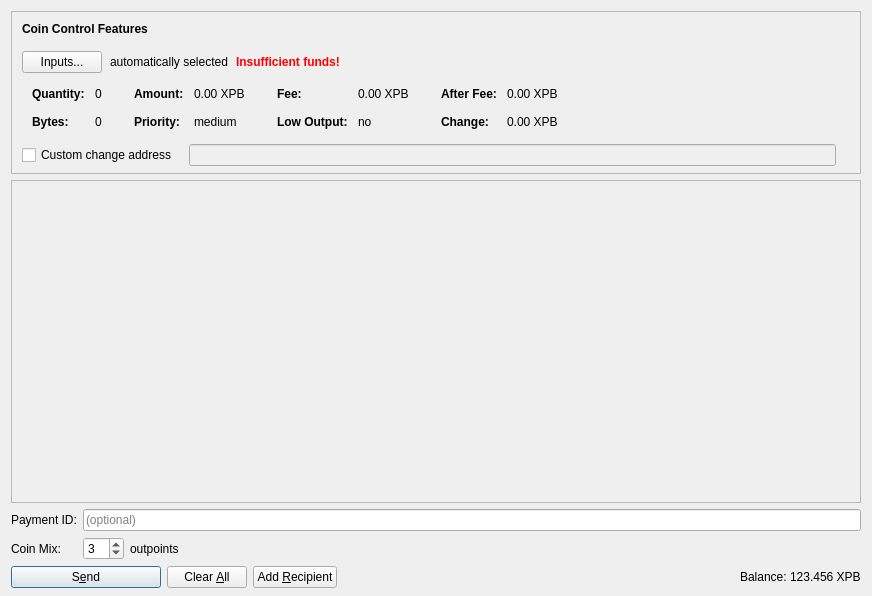
<?xml version="1.0" encoding="UTF-8"?>
<ui version="4.0">
 <class>SendCoinsDialog</class>
 <widget class="QDialog" name="SendCoinsDialog">
  <property name="geometry">
   <rect>
    <x>0</x>
    <y>0</y>
    <width>872</width>
    <height>596</height>
   </rect>
  </property>
  <property name="windowTitle">
   <string>Send Coins</string>
  </property>
  <layout class="QVBoxLayout" name="verticalLayout" stretch="0,1,0,0,0">
   <property name="bottomMargin">
    <number>8</number>
   </property>
   <item>
    <widget class="QFrame" name="frameCoinControl">
     <property name="sizePolicy">
      <sizepolicy hsizetype="Expanding" vsizetype="Expanding">
       <horstretch>0</horstretch>
       <verstretch>0</verstretch>
      </sizepolicy>
     </property>
     <property name="maximumSize">
      <size>
       <width>16777215</width>
       <height>16777215</height>
      </size>
     </property>
     <property name="frameShape">
      <enum>QFrame::StyledPanel</enum>
     </property>
     <property name="frameShadow">
      <enum>QFrame::Sunken</enum>
     </property>
     <layout class="QVBoxLayout" name="verticalLayoutCoinControl2">
      <property name="spacing">
       <number>0</number>
      </property>
      <property name="leftMargin">
       <number>0</number>
      </property>
      <property name="topMargin">
       <number>0</number>
      </property>
      <property name="rightMargin">
       <number>0</number>
      </property>
      <property name="bottomMargin">
       <number>6</number>
      </property>
      <item>
       <layout class="QVBoxLayout" name="verticalLayoutCoinControl" stretch="0,0,0,0,1">
        <property name="spacing">
         <number>0</number>
        </property>
        <property name="leftMargin">
         <number>10</number>
        </property>
        <property name="topMargin">
         <number>10</number>
        </property>
        <item>
         <layout class="QHBoxLayout" name="horizontalLayoutCoinControl1">
          <property name="bottomMargin">
           <number>15</number>
          </property>
          <item>
           <widget class="QLabel" name="labelCoinControlFeatures">
            <property name="sizePolicy">
             <sizepolicy hsizetype="Preferred" vsizetype="Maximum">
              <horstretch>0</horstretch>
              <verstretch>0</verstretch>
             </sizepolicy>
            </property>
            <property name="font">
             <font>
              <weight>75</weight>
              <bold>true</bold>
             </font>
            </property>
            <property name="styleSheet">
             <string notr="true">font-weight:bold;</string>
            </property>
            <property name="text">
             <string>Coin Control Features</string>
            </property>
           </widget>
          </item>
         </layout>
        </item>
        <item>
         <layout class="QHBoxLayout" name="horizontalLayoutCoinControl2" stretch="0,0,0,0">
          <property name="spacing">
           <number>8</number>
          </property>
          <property name="bottomMargin">
           <number>10</number>
          </property>
          <item>
           <widget class="QPushButton" name="pushButtonCoinControl">
            <property name="styleSheet">
             <string notr="true"/>
            </property>
            <property name="text">
             <string>Inputs...</string>
            </property>
           </widget>
          </item>
          <item>
           <widget class="QLabel" name="labelCoinControlAutomaticallySelected">
            <property name="text">
             <string>automatically selected</string>
            </property>
            <property name="margin">
             <number>5</number>
            </property>
           </widget>
          </item>
          <item>
           <widget class="QLabel" name="labelCoinControlInsuffFunds">
            <property name="font">
             <font>
              <weight>75</weight>
              <bold>true</bold>
             </font>
            </property>
            <property name="styleSheet">
             <string notr="true">color:red;font-weight:bold;</string>
            </property>
            <property name="text">
             <string>Insufficient funds!</string>
            </property>
            <property name="margin">
             <number>5</number>
            </property>
           </widget>
          </item>
          <item>
           <spacer name="horizontalSpacerCoinControl">
            <property name="orientation">
             <enum>Qt::Horizontal</enum>
            </property>
            <property name="sizeHint" stdset="0">
             <size>
              <width>40</width>
              <height>1</height>
             </size>
            </property>
           </spacer>
          </item>
         </layout>
        </item>
        <item>
         <widget class="QWidget" name="widgetCoinControl" native="true">
          <property name="sizePolicy">
           <sizepolicy hsizetype="Preferred" vsizetype="Preferred">
            <horstretch>0</horstretch>
            <verstretch>0</verstretch>
           </sizepolicy>
          </property>
          <property name="minimumSize">
           <size>
            <width>0</width>
            <height>0</height>
           </size>
          </property>
          <property name="styleSheet">
           <string notr="true"/>
          </property>
          <layout class="QHBoxLayout" name="horizontalLayoutCoinControl5">
           <property name="margin">
            <number>0</number>
           </property>
           <item>
            <layout class="QHBoxLayout" name="horizontalLayoutCoinControl3" stretch="0,0,0,1">
             <property name="spacing">
              <number>20</number>
             </property>
             <property name="topMargin">
              <number>0</number>
             </property>
             <property name="bottomMargin">
              <number>10</number>
             </property>
             <item>
              <layout class="QFormLayout" name="formLayoutCoinControl1">
               <property name="horizontalSpacing">
                <number>10</number>
               </property>
               <property name="verticalSpacing">
                <number>14</number>
               </property>
               <property name="leftMargin">
                <number>10</number>
               </property>
               <property name="topMargin">
                <number>4</number>
               </property>
               <property name="rightMargin">
                <number>6</number>
               </property>
               <item row="0" column="0">
                <widget class="QLabel" name="labelCoinControlQuantityText">
                 <property name="font">
                  <font>
                   <weight>75</weight>
                   <bold>true</bold>
                  </font>
                 </property>
                 <property name="text">
                  <string>Quantity:</string>
                 </property>
                 <property name="margin">
                  <number>0</number>
                 </property>
                </widget>
               </item>
               <item row="0" column="1">
                <widget class="QLabel" name="labelCoinControlQuantity">
                 <property name="cursor">
                  <cursorShape>IBeamCursor</cursorShape>
                 </property>
                 <property name="contextMenuPolicy">
                  <enum>Qt::ActionsContextMenu</enum>
                 </property>
                 <property name="text">
                  <string notr="true">0</string>
                 </property>
                 <property name="margin">
                  <number>0</number>
                 </property>
                 <property name="textInteractionFlags">
                  <set>Qt::LinksAccessibleByMouse|Qt::TextSelectableByKeyboard|Qt::TextSelectableByMouse</set>
                 </property>
                </widget>
               </item>
               <item row="1" column="0">
                <widget class="QLabel" name="labelCoinControlBytesText">
                 <property name="font">
                  <font>
                   <weight>75</weight>
                   <bold>true</bold>
                  </font>
                 </property>
                 <property name="text">
                  <string>Bytes:</string>
                 </property>
                </widget>
               </item>
               <item row="1" column="1">
                <widget class="QLabel" name="labelCoinControlBytes">
                 <property name="cursor">
                  <cursorShape>IBeamCursor</cursorShape>
                 </property>
                 <property name="contextMenuPolicy">
                  <enum>Qt::ActionsContextMenu</enum>
                 </property>
                 <property name="text">
                  <string notr="true">0</string>
                 </property>
                 <property name="textInteractionFlags">
                  <set>Qt::LinksAccessibleByMouse|Qt::TextSelectableByKeyboard|Qt::TextSelectableByMouse</set>
                 </property>
                </widget>
               </item>
              </layout>
             </item>
             <item>
              <layout class="QFormLayout" name="formLayoutCoinControl2">
               <property name="horizontalSpacing">
                <number>10</number>
               </property>
               <property name="verticalSpacing">
                <number>14</number>
               </property>
               <property name="leftMargin">
                <number>6</number>
               </property>
               <property name="topMargin">
                <number>4</number>
               </property>
               <property name="rightMargin">
                <number>6</number>
               </property>
               <item row="0" column="0">
                <widget class="QLabel" name="labelCoinControlAmountText">
                 <property name="font">
                  <font>
                   <weight>75</weight>
                   <bold>true</bold>
                  </font>
                 </property>
                 <property name="text">
                  <string>Amount:</string>
                 </property>
                 <property name="margin">
                  <number>0</number>
                 </property>
                </widget>
               </item>
               <item row="0" column="1">
                <widget class="QLabel" name="labelCoinControlAmount">
                 <property name="cursor">
                  <cursorShape>IBeamCursor</cursorShape>
                 </property>
                 <property name="contextMenuPolicy">
                  <enum>Qt::ActionsContextMenu</enum>
                 </property>
                 <property name="text">
                  <string notr="true">0.00 XPB</string>
                 </property>
                 <property name="textInteractionFlags">
                  <set>Qt::LinksAccessibleByMouse|Qt::TextSelectableByKeyboard|Qt::TextSelectableByMouse</set>
                 </property>
                </widget>
               </item>
               <item row="1" column="0">
                <widget class="QLabel" name="labelCoinControlPriorityText">
                 <property name="font">
                  <font>
                   <weight>75</weight>
                   <bold>true</bold>
                  </font>
                 </property>
                 <property name="text">
                  <string>Priority:</string>
                 </property>
                </widget>
               </item>
               <item row="1" column="1">
                <widget class="QLabel" name="labelCoinControlPriority">
                 <property name="cursor">
                  <cursorShape>IBeamCursor</cursorShape>
                 </property>
                 <property name="contextMenuPolicy">
                  <enum>Qt::ActionsContextMenu</enum>
                 </property>
                 <property name="text">
                  <string notr="true">medium</string>
                 </property>
                 <property name="textInteractionFlags">
                  <set>Qt::LinksAccessibleByMouse|Qt::TextSelectableByKeyboard|Qt::TextSelectableByMouse</set>
                 </property>
                </widget>
               </item>
              </layout>
             </item>
             <item>
              <layout class="QFormLayout" name="formLayoutCoinControl3">
               <property name="horizontalSpacing">
                <number>10</number>
               </property>
               <property name="verticalSpacing">
                <number>14</number>
               </property>
               <property name="leftMargin">
                <number>6</number>
               </property>
               <property name="topMargin">
                <number>4</number>
               </property>
               <property name="rightMargin">
                <number>6</number>
               </property>
               <item row="0" column="0">
                <widget class="QLabel" name="labelCoinControlFeeText">
                 <property name="font">
                  <font>
                   <weight>75</weight>
                   <bold>true</bold>
                  </font>
                 </property>
                 <property name="text">
                  <string>Fee:</string>
                 </property>
                 <property name="margin">
                  <number>0</number>
                 </property>
                </widget>
               </item>
               <item row="0" column="1">
                <widget class="QLabel" name="labelCoinControlFee">
                 <property name="cursor">
                  <cursorShape>IBeamCursor</cursorShape>
                 </property>
                 <property name="contextMenuPolicy">
                  <enum>Qt::ActionsContextMenu</enum>
                 </property>
                 <property name="text">
                  <string notr="true">0.00 XPB</string>
                 </property>
                 <property name="textInteractionFlags">
                  <set>Qt::LinksAccessibleByMouse|Qt::TextSelectableByKeyboard|Qt::TextSelectableByMouse</set>
                 </property>
                </widget>
               </item>
               <item row="1" column="0">
                <widget class="QLabel" name="labelCoinControlLowOutputText">
                 <property name="font">
                  <font>
                   <weight>75</weight>
                   <bold>true</bold>
                  </font>
                 </property>
                 <property name="text">
                  <string>Low Output:</string>
                 </property>
                </widget>
               </item>
               <item row="1" column="1">
                <widget class="QLabel" name="labelCoinControlLowOutput">
                 <property name="cursor">
                  <cursorShape>IBeamCursor</cursorShape>
                 </property>
                 <property name="contextMenuPolicy">
                  <enum>Qt::ActionsContextMenu</enum>
                 </property>
                 <property name="text">
                  <string notr="true">no</string>
                 </property>
                 <property name="textInteractionFlags">
                  <set>Qt::LinksAccessibleByMouse|Qt::TextSelectableByKeyboard|Qt::TextSelectableByMouse</set>
                 </property>
                </widget>
               </item>
              </layout>
             </item>
             <item>
              <layout class="QFormLayout" name="formLayoutCoinControl4">
               <property name="horizontalSpacing">
                <number>10</number>
               </property>
               <property name="verticalSpacing">
                <number>14</number>
               </property>
               <property name="leftMargin">
                <number>6</number>
               </property>
               <property name="topMargin">
                <number>4</number>
               </property>
               <property name="rightMargin">
                <number>6</number>
               </property>
               <item row="0" column="0">
                <widget class="QLabel" name="labelCoinControlAfterFeeText">
                 <property name="font">
                  <font>
                   <weight>75</weight>
                   <bold>true</bold>
                  </font>
                 </property>
                 <property name="text">
                  <string>After Fee:</string>
                 </property>
                 <property name="margin">
                  <number>0</number>
                 </property>
                </widget>
               </item>
               <item row="0" column="1">
                <widget class="QLabel" name="labelCoinControlAfterFee">
                 <property name="cursor">
                  <cursorShape>IBeamCursor</cursorShape>
                 </property>
                 <property name="contextMenuPolicy">
                  <enum>Qt::ActionsContextMenu</enum>
                 </property>
                 <property name="text">
                  <string notr="true">0.00 XPB</string>
                 </property>
                 <property name="textInteractionFlags">
                  <set>Qt::LinksAccessibleByMouse|Qt::TextSelectableByKeyboard|Qt::TextSelectableByMouse</set>
                 </property>
                </widget>
               </item>
               <item row="1" column="0">
                <widget class="QLabel" name="labelCoinControlChangeText">
                 <property name="font">
                  <font>
                   <weight>75</weight>
                   <bold>true</bold>
                  </font>
                 </property>
                 <property name="text">
                  <string>Change:</string>
                 </property>
                </widget>
               </item>
               <item row="1" column="1">
                <widget class="QLabel" name="labelCoinControlChange">
                 <property name="cursor">
                  <cursorShape>IBeamCursor</cursorShape>
                 </property>
                 <property name="contextMenuPolicy">
                  <enum>Qt::ActionsContextMenu</enum>
                 </property>
                 <property name="text">
                  <string notr="true">0.00 XPB</string>
                 </property>
                 <property name="textInteractionFlags">
                  <set>Qt::LinksAccessibleByMouse|Qt::TextSelectableByKeyboard|Qt::TextSelectableByMouse</set>
                 </property>
                </widget>
               </item>
              </layout>
             </item>
            </layout>
           </item>
          </layout>
         </widget>
        </item>
        <item>
         <layout class="QHBoxLayout" name="horizontalLayoutCoinControl4" stretch="0,0,0">
          <property name="spacing">
           <number>12</number>
          </property>
          <property name="sizeConstraint">
           <enum>QLayout::SetDefaultConstraint</enum>
          </property>
          <property name="topMargin">
           <number>5</number>
          </property>
          <property name="rightMargin">
           <number>5</number>
          </property>
          <item>
           <widget class="QCheckBox" name="checkBoxCoinControlChange">
            <property name="toolTip">
             <string>If this is activated, but the change address is empty or invalid, change will be sent to a newly generated address.</string>
            </property>
            <property name="text">
             <string>Custom change address</string>
            </property>
           </widget>
          </item>
          <item>
           <widget class="QValidatedLineEdit" name="lineEditCoinControlChange">
            <property name="enabled">
             <bool>false</bool>
            </property>
            <property name="sizePolicy">
             <sizepolicy hsizetype="Expanding" vsizetype="Fixed">
              <horstretch>0</horstretch>
              <verstretch>0</verstretch>
             </sizepolicy>
            </property>
           </widget>
          </item>
          <item>
           <widget class="QLabel" name="labelCoinControlChangeLabel">
            <property name="sizePolicy">
             <sizepolicy hsizetype="Preferred" vsizetype="Expanding">
              <horstretch>0</horstretch>
              <verstretch>0</verstretch>
             </sizepolicy>
            </property>
            <property name="minimumSize">
             <size>
              <width>0</width>
              <height>0</height>
             </size>
            </property>
            <property name="text">
             <string/>
            </property>
            <property name="margin">
             <number>3</number>
            </property>
           </widget>
          </item>
         </layout>
        </item>
        <item>
         <spacer name="verticalSpacerCoinControl">
          <property name="orientation">
           <enum>Qt::Vertical</enum>
          </property>
          <property name="sizeHint" stdset="0">
           <size>
            <width>800</width>
            <height>1</height>
           </size>
          </property>
         </spacer>
        </item>
       </layout>
      </item>
     </layout>
    </widget>
   </item>
   <item>
    <widget class="QScrollArea" name="scrollArea">
     <property name="widgetResizable">
      <bool>true</bool>
     </property>
     <widget class="QWidget" name="scrollAreaWidgetContents">
      <property name="geometry">
       <rect>
        <x>0</x>
        <y>0</y>
        <width>852</width>
        <height>265</height>
       </rect>
      </property>
      <layout class="QVBoxLayout" name="verticalLayout_2" stretch="0,1">
       <property name="margin">
        <number>0</number>
       </property>
       <item>
        <layout class="QVBoxLayout" name="entries">
         <property name="spacing">
          <number>6</number>
         </property>
        </layout>
       </item>
       <item>
        <spacer name="verticalSpacer">
         <property name="orientation">
          <enum>Qt::Vertical</enum>
         </property>
         <property name="sizeHint" stdset="0">
          <size>
           <width>20</width>
           <height>40</height>
          </size>
         </property>
        </spacer>
       </item>
      </layout>
     </widget>
    </widget>
   </item>
   <item>
    <layout class="QHBoxLayout" name="horizontalLayout_3"/>
   </item>
   <item>
    <layout class="QGridLayout" name="gridLayout_2">
     <item row="0" column="0">
      <widget class="QLabel" name="label_4">
       <property name="text">
        <string>Payment ID:</string>
       </property>
      </widget>
     </item>
     <item row="0" column="1">
      <widget class="QLineEdit" name="paymentID">
       <property name="maxLength">
        <number>64</number>
       </property>
       <property name="frame">
        <bool>true</bool>
       </property>
       <property name="placeholderText">
        <string>(optional)</string>
       </property>
      </widget>
     </item>
     <item row="1" column="0">
      <widget class="QLabel" name="label_2">
       <property name="text">
        <string>Coin Mix:</string>
       </property>
      </widget>
     </item>
     <item row="1" column="1">
      <layout class="QHBoxLayout" name="horizontalLayout_5">
       <item>
        <widget class="QSpinBox" name="coinMixSpinBox">
         <property name="toolTip">
          <string>The amount of other outpoints to mix your transaction with. The higher the number, the greater the anonimity.</string>
         </property>
         <property name="value">
          <number>3</number>
         </property>
        </widget>
       </item>
       <item>
        <widget class="QLabel" name="label_3">
         <property name="text">
          <string>outpoints</string>
         </property>
        </widget>
       </item>
       <item>
        <spacer name="horizontalSpacer_2">
         <property name="orientation">
          <enum>Qt::Horizontal</enum>
         </property>
         <property name="sizeHint" stdset="0">
          <size>
           <width>40</width>
           <height>20</height>
          </size>
         </property>
        </spacer>
       </item>
      </layout>
     </item>
    </layout>
   </item>
   <item>
    <layout class="QHBoxLayout" name="horizontalLayout">
     <item>
      <widget class="QPushButton" name="sendButton">
       <property name="minimumSize">
        <size>
         <width>150</width>
         <height>0</height>
        </size>
       </property>
       <property name="toolTip">
        <string>Confirm the send action</string>
       </property>
       <property name="text">
        <string>S&amp;end</string>
       </property>
       <property name="icon">
        <iconset resource="../bitcoin.qrc">
         <normaloff>:/icons/send</normaloff>:/icons/send</iconset>
       </property>
       <property name="default">
        <bool>true</bool>
       </property>
      </widget>
     </item>
     <item>
      <widget class="QPushButton" name="clearButton">
       <property name="sizePolicy">
        <sizepolicy hsizetype="Minimum" vsizetype="Fixed">
         <horstretch>0</horstretch>
         <verstretch>0</verstretch>
        </sizepolicy>
       </property>
       <property name="toolTip">
        <string>Clear all fields of the form.</string>
       </property>
       <property name="text">
        <string>Clear &amp;All</string>
       </property>
       <property name="icon">
        <iconset resource="../bitcoin.qrc">
         <normaloff>:/icons/remove</normaloff>:/icons/remove</iconset>
       </property>
       <property name="autoRepeatDelay">
        <number>300</number>
       </property>
       <property name="autoDefault">
        <bool>false</bool>
       </property>
      </widget>
     </item>
     <item>
      <widget class="QPushButton" name="addButton">
       <property name="toolTip">
        <string>Send to multiple recipients at once</string>
       </property>
       <property name="text">
        <string>Add &amp;Recipient</string>
       </property>
       <property name="icon">
        <iconset resource="../bitcoin.qrc">
         <normaloff>:/icons/add</normaloff>:/icons/add</iconset>
       </property>
       <property name="autoDefault">
        <bool>false</bool>
       </property>
      </widget>
     </item>
     <item>
      <spacer name="horizontalSpacer">
       <property name="orientation">
        <enum>Qt::Horizontal</enum>
       </property>
       <property name="sizeHint" stdset="0">
        <size>
         <width>40</width>
         <height>20</height>
        </size>
       </property>
      </spacer>
     </item>
     <item>
      <layout class="QHBoxLayout" name="horizontalLayout_2">
       <property name="spacing">
        <number>3</number>
       </property>
       <item>
        <widget class="QLabel" name="label">
         <property name="sizePolicy">
          <sizepolicy hsizetype="Preferred" vsizetype="Fixed">
           <horstretch>0</horstretch>
           <verstretch>0</verstretch>
          </sizepolicy>
         </property>
         <property name="text">
          <string>Balance:</string>
         </property>
        </widget>
       </item>
       <item>
        <widget class="QLabel" name="labelBalance">
         <property name="sizePolicy">
          <sizepolicy hsizetype="Preferred" vsizetype="Fixed">
           <horstretch>0</horstretch>
           <verstretch>0</verstretch>
          </sizepolicy>
         </property>
         <property name="cursor">
          <cursorShape>IBeamCursor</cursorShape>
         </property>
         <property name="text">
          <string notr="true">123.456 XPB</string>
         </property>
         <property name="textInteractionFlags">
          <set>Qt::LinksAccessibleByMouse|Qt::TextSelectableByKeyboard|Qt::TextSelectableByMouse</set>
         </property>
        </widget>
       </item>
      </layout>
     </item>
    </layout>
   </item>
  </layout>
 </widget>
 <customwidgets>
  <customwidget>
   <class>QValidatedLineEdit</class>
   <extends>QLineEdit</extends>
   <header>qvalidatedlineedit.h</header>
  </customwidget>
 </customwidgets>
 <resources>
  <include location="../bitcoin.qrc"/>
 </resources>
 <connections/>
</ui>
